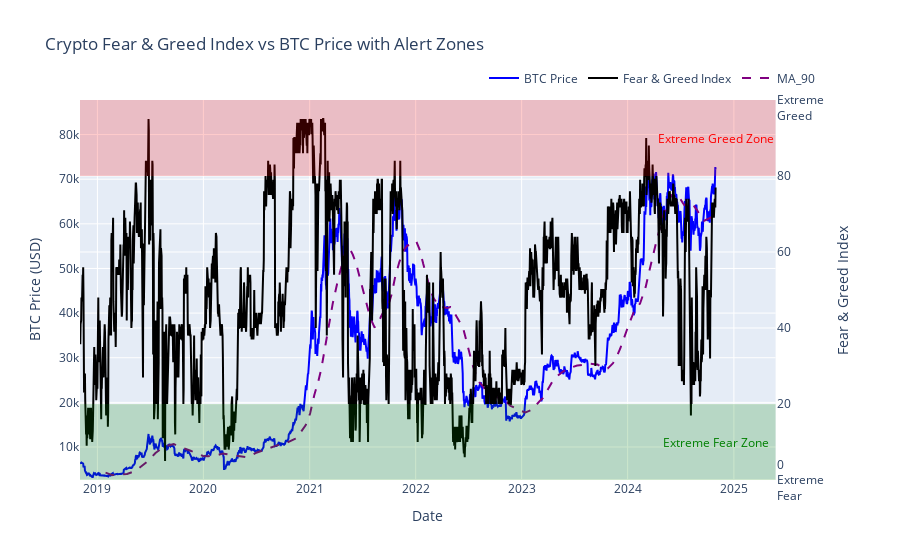

Source (notebook cell):
### Code cell
fig = plot_data_with_fear_greed_alerts(merged_bitcoin_fg_df, "BTC")
fig.show()

### Figure 1 — Plotly figure (JSON) as saved in the notebook; plotly's stock layout.template omitted (floating-point values rounded to 4 significant figures; data arrays with more than 128 entries replaced by an {"elided": "..."} marker saying what was removed)
{"data": [{"hovertemplate": "<b>Date:</b> %{x|%Y-%m-%d}<br><b>Price:</b> $%{y:.2f}<br><b>Sentiment:</b> %{text}<br>", "line": {"color": "blue"}, "name": "BTC Price", "text": {"elided": "2189 int values"}, "type": "scatter", "x": {"elided": "2189 str values"}, "xaxis": "x", "y": {"elided": "2189 float values"}, "yaxis": "y"}, {"hovertemplate": "<b>Date:</b> %{x|%Y-%m-%d}<br><b>Fear & Greed Index:</b> %{y}<br>", "line": {"color": "black", "width": 2}, "name": "Fear & Greed Index", "type": "scatter", "x": {"elided": "2189 str values"}, "xaxis": "x", "y": {"elided": "2189 int values"}, "yaxis": "y2"}, {"line": {"color": "purple", "dash": "dash", "width": 2}, "name": "MA_90", "type": "scatter", "x": {"elided": "2189 str values"}, "y": {"elided": "2189 float values"}}], "layout": {"annotations": [{"font": {"color": "green"}, "showarrow": false, "text": "Extreme Fear Zone", "x": "2024-10-30", "y": 10, "yref": "y2"}, {"font": {"color": "red"}, "showarrow": false, "text": "Extreme Greed Zone", "x": "2024-10-30", "y": 90, "yref": "y2"}], "hovermode": "x unified", "legend": {"orientation": "h", "x": 1, "xanchor": "right", "y": 1.02, "yanchor": "bottom"}, "shapes": [{"fillcolor": "green", "line": {"width": 0}, "opacity": 0.2, "type": "rect", "x0": 0, "x1": 1, "xref": "x domain", "y0": 0, "y1": 20, "yref": "y2"}, {"fillcolor": "red", "line": {"width": 0}, "opacity": 0.2, "type": "rect", "x0": 0, "x1": 1, "xref": "x domain", "y0": 80, "y1": 100, "yref": "y2"}], "title": {"text": "Crypto Fear & Greed Index vs BTC Price with Alert Zones"}, "xaxis": {"anchor": "y", "domain": [0, 0.94], "title": {"text": "Date"}}, "yaxis": {"anchor": "x", "domain": [0, 1], "range": [2609.0, 87740.0], "title": {"text": "BTC Price (USD)"}}, "yaxis2": {"anchor": "x", "overlaying": "y", "range": [0, 100], "side": "right", "ticktext": ["0<br>Extreme<br>Fear", "20", "40", "60", "80", "100<br>Extreme<br>Greed"], "tickvals": [0, 20, 40, 60, 80, 100], "title": {"text": "Fear & Greed Index"}}}}
